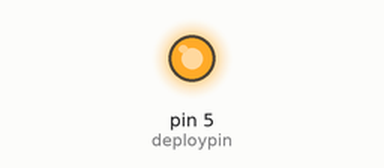
This sketch was run on a simulated Arduino Uno, built with avr-gcc and run on an emulated ATmega328P. Parts: output pins drawn as LEDs (lit = HIGH). What the sketch prints to the serial monitor is not drawn.

Above: at 0.05 s.
Timing chart, 0 to 9.7 s (numbered marks = the images above):
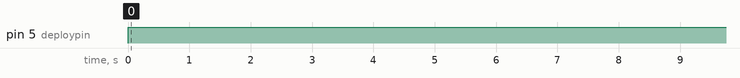

The sketch:

Alt_check_wire_hot.ino
```cpp
/*
This code checks for the altimeter signal
When given, it tursn the hot wire on for 10 seconds
*/
int altimeter_check_pin = 3;
int altimeter_value = 0;
unsigned long now, start;
int deploypin = 5;
void setup() {
  // put your setup code here, to run once:
  Serial.begin(9600);
  pinMode(deploypin,OUTPUT);
  digitalWrite(deploypin,LOW);
}

void loop() {
  // put your main code here, to run repeatedly:
  pyro_detect();
  deploy();
}

void pyro_detect(){
  while (altimeter_value < 20){
    altimeter_value = analogRead(altimeter_check_pin);
    Serial.print(altimeter_value);
  }
}

void deploy(){
  start = millis();
  now = millis();
  while (now-start < 15000){/////////////////////Edit delay for hot wire
    digitalWrite(deploypin, HIGH);
    now= millis();
   }
  digitalWrite(deploypin, LOW);
}
```

Measured:
- by itself, pin 5 (deploypin): LOW → HIGH at 0.00 s
